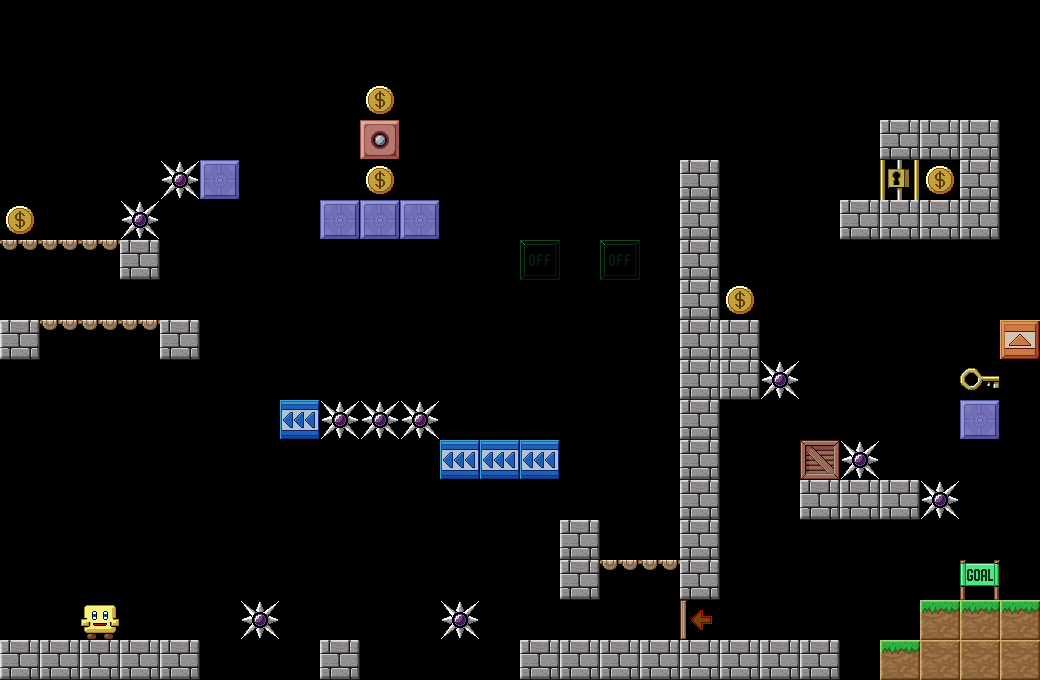

This is a level from a 2D game, rendered from its Tiled map with the project's own tilesets. A one-line summary and the complete map file follow:
An orthogonal 26x17 tile map with 40x40 px tiles, 1 tile layer (Level30).

<map version="1.1" tiledversion="2018.09.12" orientation="orthogonal" renderorder="right-down" width="26" height="17" tilewidth="40" tileheight="40" infinite="0" nextlayerid="52" nextobjectid="1">
 <tileset firstgid="1" source="TileSetLevels.tsx" />
 <layer id="51" name="Level30" width="26" height="17">
  <data encoding="csv">
0,0,0,0,0,0,0,0,0,0,0,0,0,0,0,0,0,0,0,0,0,0,0,0,0,0,
0,0,0,0,0,0,0,0,0,0,0,0,0,0,0,0,0,0,0,0,0,0,0,0,0,0,
0,0,0,0,0,0,0,0,0,4,0,0,0,0,0,0,0,0,0,0,0,0,0,0,0,0,
0,0,0,0,0,0,0,0,0,9,0,0,0,0,0,0,0,0,0,0,0,0,15,15,15,0,
0,0,0,0,5,16,0,0,0,4,0,0,0,0,0,0,0,15,0,0,0,0,10,4,15,0,
4,0,0,5,0,0,0,0,16,16,16,0,0,0,0,0,0,15,0,0,0,15,15,15,15,0,
18,18,18,15,0,0,0,0,0,0,0,0,0,7,0,7,0,15,0,0,0,0,0,0,0,0,
0,0,0,0,0,0,0,0,0,0,0,0,0,0,0,0,0,15,4,0,0,0,0,0,0,0,
15,18,18,18,15,0,0,0,0,0,0,0,0,0,0,0,0,15,15,0,0,0,0,0,0,8,
0,0,0,0,0,0,0,0,0,0,0,0,0,0,0,0,0,15,15,5,0,0,0,0,6,0,
0,0,0,0,0,0,0,12,5,5,5,0,0,0,0,0,0,15,0,0,0,0,0,0,16,0,
0,0,0,0,0,0,0,0,0,0,0,12,12,12,0,0,0,15,0,0,17,5,0,0,0,0,
0,0,0,0,0,0,0,0,0,0,0,0,0,0,0,0,0,15,0,0,15,15,15,5,0,0,
0,0,0,0,0,0,0,0,0,0,0,0,0,0,15,0,0,15,0,0,0,0,0,0,0,0,
0,0,0,0,0,0,0,0,0,0,0,0,0,0,15,18,18,15,0,0,0,0,0,0,3,0,
0,0,2,0,0,0,5,0,0,0,0,5,0,0,0,0,0,19,0,0,0,0,0,14,14,14,
15,15,15,15,15,0,0,0,15,0,0,0,0,15,15,15,15,15,15,15,15,0,14,13,13,13
</data>
 </layer>
</map>
